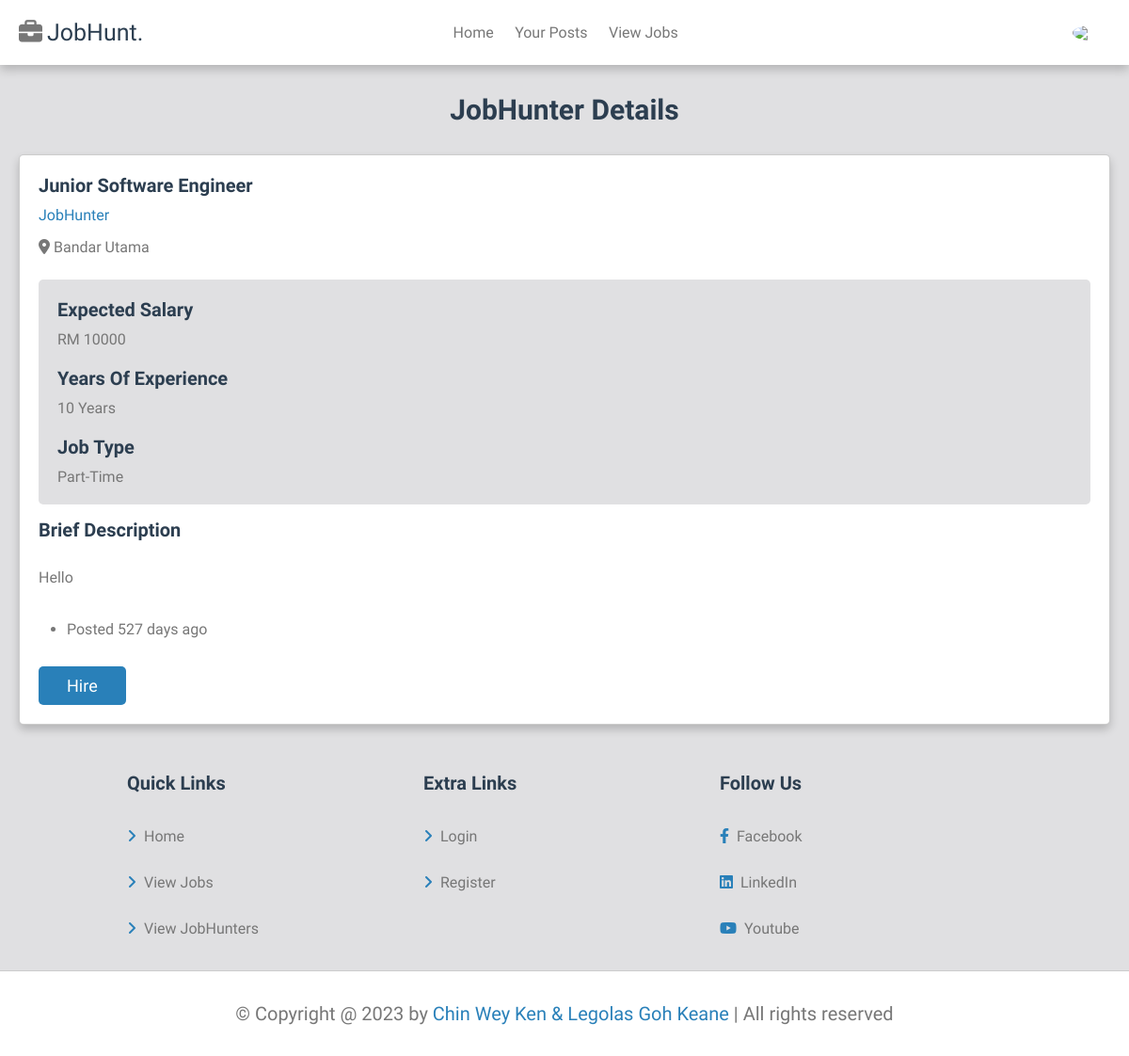
Screenshot of /view_jobhunter.php?hid=1 (signed in) with the database file from the repository.
### tables this page shows
CREATE TABLE `jobhunter` (
  `hid` int(11) NOT NULL,
  `uid` int(11) NOT NULL,
  `title` varchar(255) NOT NULL,
  `location` varchar(1000) NOT NULL,
  `salary` int(11) NOT NULL,
  `dateposted` date NOT NULL,
  `type` varchar(255) NOT NULL,
  `experience` int(11) NOT NULL
);

CREATE TABLE `userprofile` (
  `uid` int(11) NOT NULL,
  `education` varchar(1000) NOT NULL,
  `skills` varchar(1000) NOT NULL,
  `aboutus` varchar(1000) NOT NULL,
  `location` varchar(1000) NOT NULL,
  `lifeexperience` int(11) NOT NULL,
  `birthdate` date DEFAULT NULL,
  `resume` varchar(1000) DEFAULT NULL
);

CREATE TABLE `user` (
  `uid` int(11) NOT NULL,
  `email` varchar(255) NOT NULL,
  `name` varchar(255) NOT NULL,
  `password` varchar(255) NOT NULL,
  `accounttype` int(11) NOT NULL,
  `profilepicture` varchar(1000) DEFAULT NULL,
  `token` varchar(500) NOT NULL
);

CREATE TABLE `jobhunterdetails` (
  `hid` int(11) NOT NULL,
  `description` varchar(1000) NOT NULL
);

### view_jobhunterb.php (called while the page is built, shortened)
<?php
include 'conn.php';
$hid=$_GET["hid"];
$jobquery="SELECT * FROM jobhunter INNER JOIN user on user.uid=jobhunter.uid INNER JOIN jobhunterdetails on jobhunter.hid=jobhunterdetails.hid WHERE jobhunter.hid=$hid";
$jobresult=mysqli_query($conn,$jobquery);
$job=mysqli_fetch_assoc($jobresult);
$uid=$job['uid'];
$profilequery="SELECT * FROM userprofile INNER JOIN user on user.uid=userprofile.uid WHERE userprofile.uid=$uid";
$profileresult=mysqli_query($conn,$profilequery);
$profile=mysqli_fetch_assoc($profileresult);
?>

### view_jobhunter.php (the view, shortened to what this page needs)
<?php include 'header.php';
include 'view_jobhunterb.php';?>
<!DOCTYPE HTML>
<html>
    <body>
        <section class="job-details">
            <h1 class="heading">JobHunter Details</h1>
            <div class="details">
                <div class="job-info">
                    <h3><?=$job['title']?></h3>
                    <a href="view_user.php?uid=<?=$profile['uid']?>"><?=$profile['name']?></a>
                    <p><i class="fas fa-map-marker-alt"></i> <?=$job['location']?></p>
                </div>
                <div class="basic-details">
                    <h3>Expected Salary</h3>
                    <p>RM <?=$job['salary']?></p>
                    <h3>Years of experience</h3>
                    <p><?=$job['experience']?> Years</p>
                    <h3>Job type</h3>
                    <p><?=$job['type']?></p>
                </div>
                <div class="description">
                    <h3>Brief Description</h3>
                    <p><?=$job['description']?></p>
                    <ul>
                        <li>
                            <?php
                            $today=date("Y-m-d");
                            $date=date_create($job['dateposted']);
                            $date=date_format($date,"Y-m-d");
                            $diff=date_diff(date_create($date),date_create($today));
                            $diff=$diff->format("%a");
                            if($diff==0){
                                echo "Posted today";
                            }else if($diff==1){
                                echo "Posted yesterday";
                            }else{
                                echo "Posted ".$diff." days ago";
                            }
                            ?>
                        </li>
                    </ul>
                </div>
                    <input type="submit" value="hire" class="btn" onclick="togglePopApply()">
            </div>
        </section>
    </body>
</html>
<?php include 'footer.php';?>

### css/style.css (style rules this page uses)
:root { --main-color:#2980b9; --red:red; --light-color:#777; --light-bg:#E0e0e2; --black:#2c3e50; --white:#fff; --box-shadow:0 .5rem 1rem rgba(0,0,0,.2); --border:.1rem solid rgba(0,0,0,.2); }
* { font-family: 'Comfortaa', cursive; margin: 0; padding:0; box-sizing: border-box; text-decoration: none; outline: none; border: none; }
html { font-size:62.5%; overflow-x:hidden; scroll-padding-top: 7rem; scroll-behavior: smooth; }
body { background-color: var(--light-bg); }
section { padding:2rem; margin:0 auto; max-width: 1200px; }
.btn { display:inline-block; margin-top: 1rem; padding: 1rem 3rem; cursor:pointer; font-size: 1.8rem; color:var(--white); background-color: var(--main-color); border-radius: .5rem; text-transform: capitalize; text-align: center; }
.heading { text-align:center; margin-bottom: 2rem; font-size: 3rem; color: var(--black); text-transform:capitalize; padding: 1rem 0; }
.job-details .details { background-color: var(--white); border-radius:.5rem; border:var(--border); box-shadow: var(--box-shadow); padding:2rem; }
.job-details .details h3 { margin-bottom:1rem; font-size:2rem; color:var(--black); text-transform: capitalize; overflow-x: hidden; text-overflow: ellipsis; }
.job-details .details .job-info a { display: block; font-size: 1.6rem; color:var(--main-color); margin:.5rem 0; }
.job-details .details .job-info p { padding:1rem 0; font-size: 1.6rem; color:var(--light-color); }
.job-details .details .basic-details { background-color: var(--light-bg); margin:1.5rem 0; border-radius: .5rem; padding:2rem; padding-bottom: 0; }
.job-details .details .basic-details p { color:var(--light-color); padding-bottom: 2rem; font-size:1.6rem; }
.job-details .details ul { margin: 1rem 0; }
.job-details .details ul li { padding: 1rem 0; font-size: 1.6rem; color: var(--light-color); margin-left:3rem; }
.job-details .details .description p { margin-top:1.5rem; }
.job-details .details .description p { font-size:1.6rem; color:var(--light-color); line-height: 1.8; padding:1rem 0; }

### rows the page displays
jobhunter: title "Junior Software Engineer", location "Bandar Utama", salary "10000", experience "10", type "Part-Time", jobhunterdetails.description "Hello", dateposted "527"
userprofile: uid.name "JobHunter"
